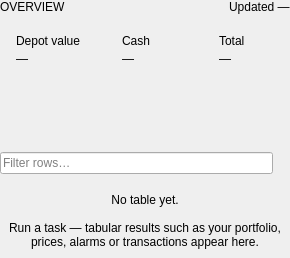
              <widget class="QWidget" name="tablePage">
               <layout class="QVBoxLayout" name="tablePageLayout">
                <property name="spacing"><number>10</number></property>
                <property name="leftMargin"><number>0</number></property>
                <property name="topMargin"><number>0</number></property>
                <property name="rightMargin"><number>0</number></property>
                <property name="bottomMargin"><number>0</number></property>

                <!-- Portfolio overview: shown only for the Portfolio task -->
                <item>
                 <widget class="QWidget" name="portfolioSummary">
                  <property name="transparent" stdset="0"><bool>true</bool></property>
                  <layout class="QVBoxLayout" name="portfolioSummaryLayout">
                   <property name="spacing"><number>8</number></property>
                   <property name="leftMargin"><number>0</number></property>
                   <property name="topMargin"><number>0</number></property>
                   <property name="rightMargin"><number>0</number></property>
                   <property name="bottomMargin"><number>4</number></property>
                   <item>
                    <layout class="QHBoxLayout" name="portfolioSummaryHeader">
                     <item>
                      <widget class="QLabel" name="portfolioCaption">
                       <property name="text"><string>OVERVIEW</string></property>
                       <property name="role" stdset="0"><string>caption</string></property>
                      </widget>
                     </item>
                     <item>
                      <spacer name="portfolioCaptionSpacer">
                       <property name="orientation"><enum>Qt::Horizontal</enum></property>
                       <property name="sizeHint" stdset="0"><size><width>0</width><height>0</height></size></property>
                      </spacer>
                     </item>
                     <item>
                      <widget class="QLabel" name="portfolioUpdated">
                       <property name="toolTip"><string>Time of the last successful run</string></property>
                       <property name="text"><string>Updated —</string></property>
                       <property name="role" stdset="0"><string>small</string></property>
                      </widget>
                     </item>
                    </layout>
                   </item>
                   <item>
                    <layout class="QHBoxLayout" name="portfolioTiles" stretch="1,1,1">
                     <property name="spacing"><number>10</number></property>

                     <!-- Depot -->
                     <item>
                      <widget class="QFrame" name="depotTile">
                       <property name="tile" stdset="0"><bool>true</bool></property>
                       <layout class="QVBoxLayout" name="depotTileLayout">
                        <property name="spacing"><number>4</number></property>
                        <property name="leftMargin"><number>16</number></property>
                        <property name="topMargin"><number>12</number></property>
                        <property name="rightMargin"><number>16</number></property>
                        <property name="bottomMargin"><number>12</number></property>
                        <item>
                         <widget class="QLabel" name="depotLabel">
                          <property name="text"><string>Depot value</string></property>
                          <property name="role" stdset="0"><string>tile-label</string></property>
                         </widget>
                        </item>
                        <item>
                         <widget class="QLabel" name="depotValue">
                          <property name="text"><string>—</string></property>
                          <property name="textInteractionFlags"><set>Qt::TextSelectableByMouse</set></property>
                          <property name="role" stdset="0"><string>tile-value</string></property>
                         </widget>
                        </item>
                        <item>
                         <layout class="QHBoxLayout" name="depotDeltaRow">
                          <property name="spacing"><number>8</number></property>
                          <item>
                           <widget class="QLabel" name="depotDelta">
                            <property name="toolTip"><string>Gain / loss compared to what you paid (buy-in)</string></property>
                            <property name="delta" stdset="0"><string>flat</string></property>
                           </widget>
                          </item>
                          <item>
                           <spacer name="depotDeltaSpacer">
                            <property name="orientation"><enum>Qt::Horizontal</enum></property>
                            <property name="sizeHint" stdset="0"><size><width>0</width><height>0</height></size></property>
                           </spacer>
                          </item>
                         </layout>
                        </item>
                        <item>
                         <widget class="QLabel" name="depotInvested">
                          <property name="role" stdset="0"><string>tile-sub</string></property>
                         </widget>
                        </item>
                       </layout>
                      </widget>
                     </item>

                     <!-- Cash -->
                     <item>
                      <widget class="QFrame" name="cashTile">
                       <property name="tile" stdset="0"><bool>true</bool></property>
                       <layout class="QVBoxLayout" name="cashTileLayout">
                        <property name="spacing"><number>4</number></property>
                        <property name="leftMargin"><number>16</number></property>
                        <property name="topMargin"><number>12</number></property>
                        <property name="rightMargin"><number>16</number></property>
                        <property name="bottomMargin"><number>12</number></property>
                        <item>
                         <widget class="QLabel" name="cashLabel">
                          <property name="text"><string>Cash</string></property>
                          <property name="role" stdset="0"><string>tile-label</string></property>
                         </widget>
                        </item>
                        <item>
                         <widget class="QLabel" name="cashValue">
                          <property name="text"><string>—</string></property>
                          <property name="textInteractionFlags"><set>Qt::TextSelectableByMouse</set></property>
                          <property name="role" stdset="0"><string>tile-value</string></property>
                         </widget>
                        </item>
                        <item>
                         <widget class="QLabel" name="cashShare">
                          <property name="role" stdset="0"><string>tile-sub</string></property>
                         </widget>
                        </item>
                        <item>
                         <spacer name="cashTileStretch">
                          <property name="orientation"><enum>Qt::Vertical</enum></property>
                          <property name="sizeHint" stdset="0"><size><width>0</width><height>0</height></size></property>
                         </spacer>
                        </item>
                       </layout>
                      </widget>
                     </item>

                     <!-- Total -->
                     <item>
                      <widget class="QFrame" name="totalTile">
                       <property name="tile" stdset="0"><bool>true</bool></property>
                       <property name="emphasis" stdset="0"><bool>true</bool></property>
                       <layout class="QVBoxLayout" name="totalTileLayout">
                        <property name="spacing"><number>4</number></property>
                        <property name="leftMargin"><number>16</number></property>
                        <property name="topMargin"><number>12</number></property>
                        <property name="rightMargin"><number>16</number></property>
                        <property name="bottomMargin"><number>12</number></property>
                        <item>
                         <widget class="QLabel" name="totalLabel">
                          <property name="text"><string>Total</string></property>
                          <property name="role" stdset="0"><string>tile-label</string></property>
                         </widget>
                        </item>
                        <item>
                         <widget class="QLabel" name="totalValue">
                          <property name="text"><string>—</string></property>
                          <property name="textInteractionFlags"><set>Qt::TextSelectableByMouse</set></property>
                          <property name="role" stdset="0"><string>tile-value</string></property>
                         </widget>
                        </item>
                        <item>
                         <widget class="QLabel" name="totalInvested">
                          <property name="role" stdset="0"><string>tile-sub</string></property>
                         </widget>
                        </item>
                        <item>
                         <spacer name="totalTileStretch">
                          <property name="orientation"><enum>Qt::Vertical</enum></property>
                          <property name="sizeHint" stdset="0"><size><width>0</width><height>0</height></size></property>
                         </spacer>
                        </item>
                       </layout>
                      </widget>
                     </item>
                    </layout>
                   </item>
                  </layout>
                 </widget>
                </item>
                <item>
                 <widget class="QLabel" name="tableSummary">
                  <property name="wordWrap"><bool>true</bool></property>
                  <property name="textInteractionFlags"><set>Qt::TextSelectableByMouse</set></property>
                  <property name="role" stdset="0"><string>muted</string></property>
                 </widget>
                </item>
                <item>
                 <layout class="QHBoxLayout" name="tableFilterRow">
                  <item>
                   <widget class="QLineEdit" name="tableFilter">
                    <property name="placeholderText"><string>Filter rows…</string></property>
                    <property name="clearButtonEnabled"><bool>true</bool></property>
                   </widget>
                  </item>
                  <item>
                   <widget class="QLabel" name="tableCount">
                    <property name="role" stdset="0"><string>small</string></property>
                   </widget>
                  </item>
                 </layout>
                </item>
                <item>
                 <widget class="QStackedWidget" name="tableStack">
                  <property name="sizePolicy">
                   <sizepolicy hsizetype="Expanding" vsizetype="Expanding"><horstretch>0</horstretch><verstretch>1</verstretch></sizepolicy>
                  </property>
                  <property name="currentIndex"><number>0</number></property>
                  <widget class="QWidget" name="tableEmptyPage">
                   <layout class="QVBoxLayout" name="tableEmptyLayout">
                    <item>
                     <widget class="QLabel" name="tableEmptyLabel">
                      <property name="text"><string>No table yet.

Run a task — tabular results such as your portfolio, prices, alarms or transactions appear here.</string></property>
                      <property name="alignment"><set>Qt::AlignCenter</set></property>
                      <property name="wordWrap"><bool>true</bool></property>
                      <property name="role" stdset="0"><string>empty</string></property>
                     </widget>
                    </item>
                   </layout>
                  </widget>
                  <widget class="QTableView" name="tableView">
                   <property name="editTriggers"><set>QAbstractItemView::NoEditTriggers</set></property>
                   <property name="alternatingRowColors"><bool>true</bool></property>
                   <property name="selectionBehavior"><enum>QAbstractItemView::SelectRows</enum></property>
                   <property name="showGrid"><bool>false</bool></property>
                   <property name="sortingEnabled"><bool>true</bool></property>
                   <property name="wordWrap"><bool>false</bool></property>
                   <attribute name="horizontalHeaderStretchLastSection"><bool>true</bool></attribute>
                   <attribute name="verticalHeaderVisible"><bool>false</bool></attribute>
                   <attribute name="verticalHeaderDefaultSectionSize"><number>30</number></attribute>
                  </widget>
                 </widget>
                </item>
               </layout>
              </widget>
